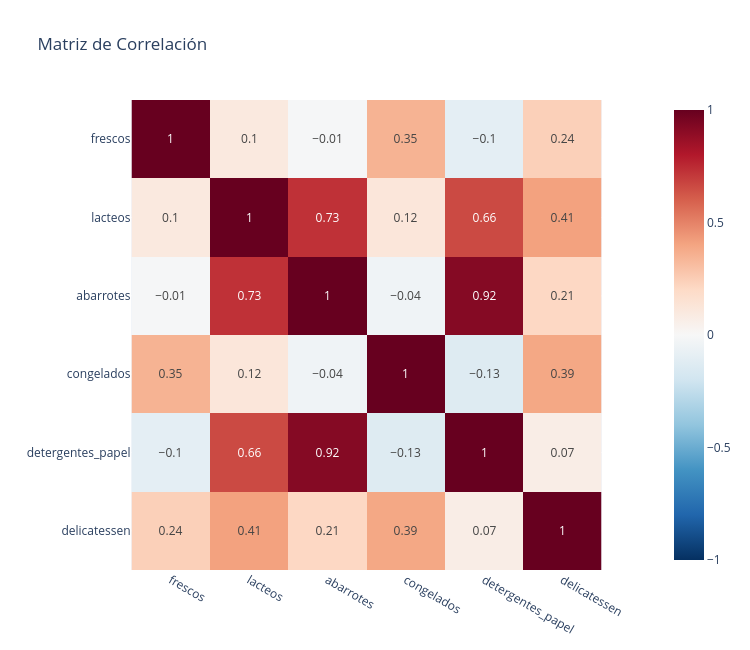

Write notebook code for a chart like this one.
### Markdown cell above
✍️ **¿Qué observas?** ¿Qué forma tienen los histogramas? ¿Qué variable es la más sesgada? ¿Cuántas veces la mediana gasta el cliente más grande? Si calculáramos distancias con estos datos, ¿qué clientes dominarían?

COMENTARIOS

- Los histogramas están muy **sesgados a la derecha**: casi todos los clientes se amontonan en valores bajos y hay unos pocos con gasto enorme (los boxplots muestran muchos puntos fuera de los bigotes). La más sesgada es **delicatessen** (asimetría 11.15), seguida de congelados (5.91).
- El cliente más grande gasta entre 13 y 50 veces lo que gasta el cliente mediano (por ejemplo 50 veces en detergentes y papel).
- Si calculáramos distancias con estos datos, dominarían esos pocos clientes enormes: cada uno quedaría lejísimos del resto y K-Means terminaría armando clusters alrededor de ellos.

### Code cell
# Matriz de correlación entre los gastos
# Pista: plot_correlation_matrix(df, gasto)
plot_correlation_matrix(df, gasto)

### Figure 1 — Plotly figure (JSON) as saved in the notebook; plotly's stock layout.template omitted (floating-point values rounded to 4 significant figures)
{"data": [{"coloraxis": "coloraxis", "hovertemplate": "x: %{x}<br>y: %{y}<br>color: %{z}<extra></extra>", "name": "0", "texttemplate": "%{z}", "type": "heatmap", "x": ["frescos", "lacteos", "abarrotes", "congelados", "detergentes_papel", "delicatessen"], "xaxis": "x", "y": ["frescos", "lacteos", "abarrotes", "congelados", "detergentes_papel", "delicatessen"], "yaxis": "y", "z": [[1.0, 0.1, -0.01, 0.35, -0.1, 0.24], [0.1, 1.0, 0.73, 0.12, 0.66, 0.41], [-0.01, 0.73, 1.0, -0.04, 0.92, 0.21], [0.35, 0.12, -0.04, 1.0, -0.13, 0.39], [-0.1, 0.66, 0.92, -0.13, 1.0, 0.07], [0.24, 0.41, 0.21, 0.39, 0.07, 1.0]]}], "layout": {"coloraxis": {"autocolorscale": false, "cmax": 1, "cmin": -1, "colorscale": [[0, "rgb(5,48,97)"], [0.1, "rgb(33,102,172)"], [0.2, "rgb(67,147,195)"], [0.3, "rgb(146,197,222)"], [0.4, "rgb(209,229,240)"], [0.5, "rgb(247,247,247)"], [0.6, "rgb(253,219,199)"], [0.7, "rgb(244,165,130)"], [0.8, "rgb(214,96,77)"], [0.9, "rgb(178,24,43)"], [1, "rgb(103,0,31)"]]}, "height": 650, "title": {"text": "Matriz de Correlación"}, "width": 750, "xaxis": {"anchor": "y", "constrain": "domain", "domain": [0, 1], "scaleanchor": "y"}, "yaxis": {"anchor": "x", "autorange": "reversed", "constrain": "domain", "domain": [0, 1]}}}
